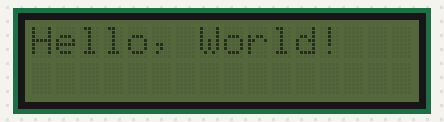
Recording of a sketch running on a simulated Arduino Uno, built with avr-gcc and run on an emulated ATmega328P. Shown: 16×2 character LCD.

Above: at 0.1 s.
At 1.1 s:
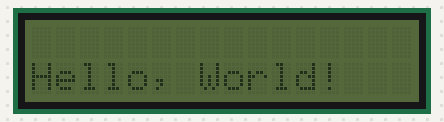

Measured:
- what the display in image 1 shows lasts 1.0 s, from 1.1 s to 2.1 s

The sketch:

I2C_LCD_Test.ino
```cpp
#include <LiquidCrystal_I2C.h>
// set the LCD number of columns and rows
int lcdColumns = 16;
int lcdRows = 2;

// set LCD address, number of columns and rows
// if you don't know your display address, run an I2C scanner sketch
LiquidCrystal_I2C lcd(0x27, lcdColumns, lcdRows);

void setup(){
  // initialize LCD
  lcd.init();
  // turn on LCD backlight
  lcd.noBacklight();
}

void loop(){
  // set cursor to first column, first row
  lcd.setCursor(0, 0);
  // print message
  lcd.print("Hello, World!");
  delay(1000);
  // clears the display to print new message
  lcd.clear();
  // set cursor to first column, second row
  lcd.setCursor(0,1);
  lcd.print("Hello, World!");
  delay(1000);
  lcd.clear();
}
```
